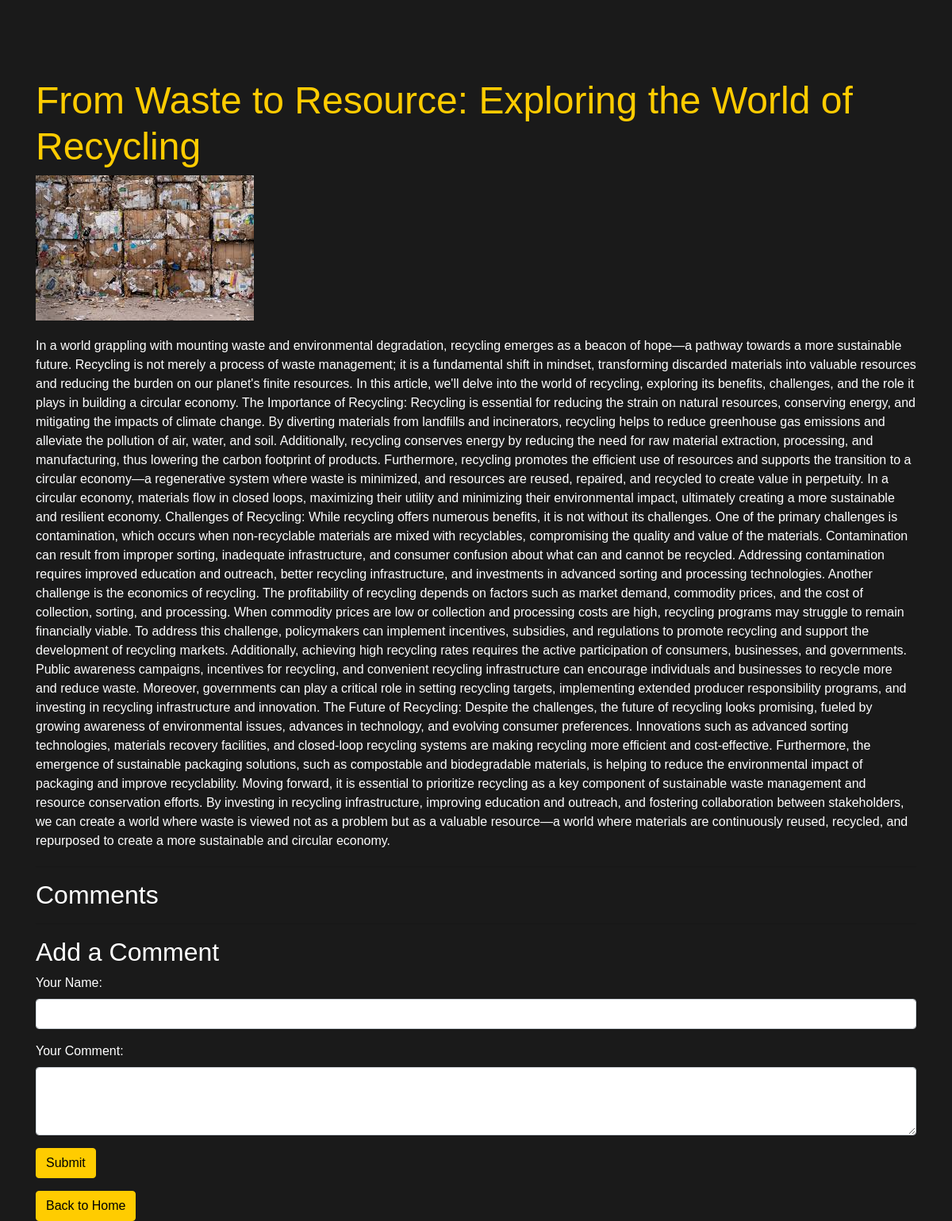
Screenshot of /post/3 with the database file from the repository.
### app.py (models this page shows)
class Post(db.Model):
    id = db.Column(db.Integer, primary_key=True)
    title = db.Column(db.String(100), nullable=False)
    content = db.Column(db.Text, nullable=False)
    image = db.Column(db.String(100))
    user_id = db.Column(db.Integer, db.ForeignKey('user.id'), nullable=False)  # Define foreign key to link to User

### app.py (the view)
@app.route('/post/<int:id>')
def view_post(id):
    post = Post.query.get_or_404(id)
    reason = request.args.get('reason')  # Get the reason if present
    return render_template('post.html', post=post, reason=reason)

### templates/post.html (shortened to what this page needs)
<!DOCTYPE html>
<html lang="en">
<head>
    <link rel="stylesheet" href="https://stackpath.bootstrapcdn.com/bootstrap/4.5.2/css/bootstrap.min.css">
</head>
<body>
    <div class="container">
        <h1 class="mt-5">{{ post.title }}</h1>
        {% if post.image %}
        <img src="{{ url_for('static', filename='uploads/' + post.image) }}" alt="...">
        {% endif %}
        <p>{{ post.content }}</p>
        <hr>
        <h2>Comments</h2>
        <hr>
        <h2>Add a Comment</h2>
        <form action="{{ url_for('add_comment', post_id=post.id) }}" method="post">
            <div class="form-group">
                <label for="author">Your Name:</label>
                <input type="text" class="form-control" id="author" name="author" required>
            </div>
            <div class="form-group">
                <label for="content">Your Comment:</label>
                <textarea class="form-control" id="content" name="content" rows="3" required></textarea>
            </div>
            <button type="submit" class="btn btn-primary">Submit</button>
        </form>
        <a href="/" class="btn btn-primary mt-3">Back to Home</a>
    </div>
</body>
</html>

### templates/post.html (style rules this page uses)
body { background-color: #1a1a1a; color: #fff; font-family: Arial, sans-serif; }
.container { padding-top: 50px; }
h1 { font-size: 3rem; color: #ffcc00; }
img { max-width: 100%; margin-bottom: 20px; }
p { margin-bottom: 20px; }
.btn { background-color: #ffcc00; border-color: #ffcc00; color: #000; }
a { color: #ffcc00; }

### rows the page displays
Post: title "From Waste to Resource: Exploring the World of Recycling", image (picture), content "In a world grappling with mounting waste and environmental degradation, recycling emerges as a beacon of hope—a pathway towards a more sustainable future. Recycling is not merely a process of waste management; it is a fundamental shift in mindset, transforming discarded materials into valuable resources and reducing the burden on our planet's finite resources. In this article, we'll delve into the world of recycling, exploring its benefits, challenges, and the role it plays in building a circular economy. The Importance of Recycling: Recycling is essential for reducing the strain on natural resources, conserving energy, and mitigating the impacts of climate change. By diverting materials…"
